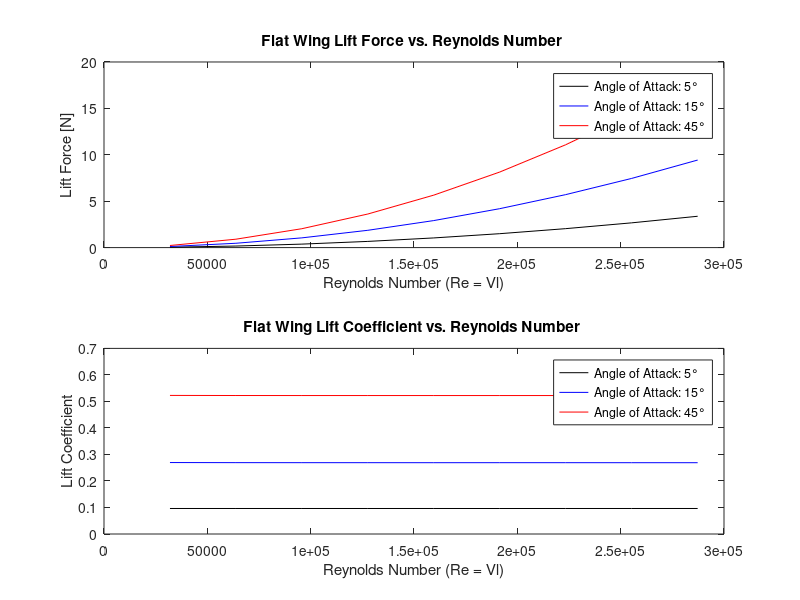
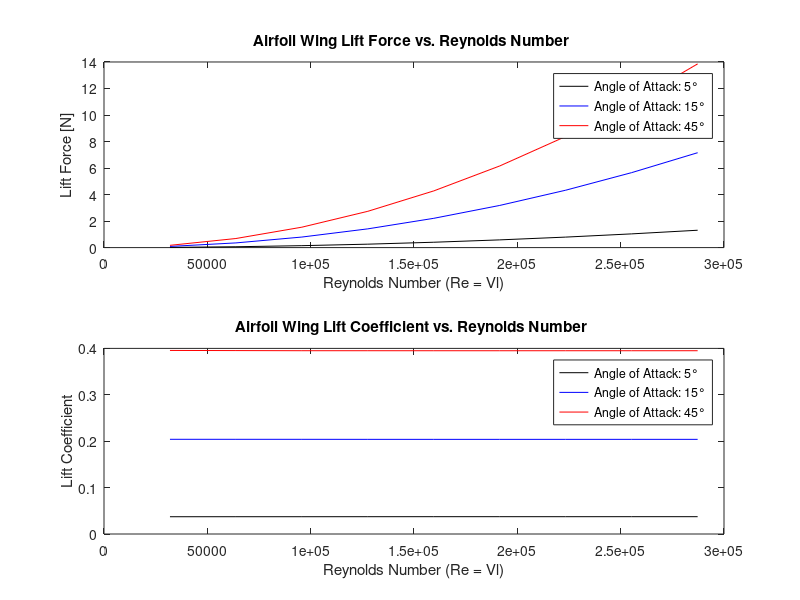

Here is the MATLAB script that generated these plots, in order:
% Wing plot

% use chord length for reynolds number characteristic length (straight line between leading and
% trailing edge)


% Get values
% Reynolds Numbers
FWR5 = [31916.43077 63832.86153 95749.2923 127665.7231 159582.1538 191498.5846 223415.0154 255331.4461 287247.8769];
FWR15 = [31916.43077 63832.86153 95749.2923 127665.7231 159582.1538 191498.5846 223415.0154 255331.4461 287247.8769];
FWR45 = [31916.43077 63832.86153 95749.2923 127665.7231 159582.1538 191498.5846 223415.0154 255331.4461 287247.8769];

% Wing Lift Forces: Get Directly from COMSOL
FWLF5 = [0.041682 0.1667 0.3751 0.66672 1.042 1.4993 2.0421 2.6673 3.3762];
FWLF15 = [0.11673 0.4663 1.0487 1.8642 2.9121 4.1942 5.7086 7.4546 9.434];
FWLF45 = [0.2264 0.90495 2.0357 3.619 5.6545 8.1424 11.083 14.475 18.319];

% Wing Lift Coefficients: Program COMSOL to compute these
FWC5 = [0.09622686693 0.09621070676 0.09621711953 0.09619916379 0.09622224974 0.09614657912 0.09621188462 0.09621431394 0.09622566988];
FWC15 = [0.2694823227 0.2691244905 0.269002648 0.2689802033 0.2689144083 0.2689641714 0.2689560573 0.2689008453 0.2688800929];
FWC45 = [0.5226659631 0.5222908163 0.522178593 0.5221753866 0.5221580721 0.5221529419 0.5221665527 0.5221393148 0.5221130403];

figure(1)
subplot(2, 1, 1);
plot(FWR5,FWLF5,'k');
hold on;
plot(FWR15,FWLF15,'b');
plot(FWR45,FWLF45,'r');
ylabel('Lift Force [N]');
xlabel('Reynolds Number (Re = Vl)');
legend('Angle of Attack: 5°','Angle of Attack: 15°','Angle of Attack: 45°');
title("Flat Wing Lift Force vs. Reynolds Number ");
hold off;

subplot(2, 1, 2);
plot(FWR5,FWC5,'k');
hold on;
plot(FWR15,FWC15,'b');
plot(FWR45,FWC45,'r');

ylabel('Lift Coefficient');
xlabel('Reynolds Number (Re = Vl)');
legend('Angle of Attack: 5°','Angle of Attack: 15°','Angle of Attack: 45°');
title("Flat Wing Lift Coefficient vs. Reynolds Number ");
hold off;


AFR5 = [31916.43077 63832.86153 95749.2923 127665.7231 159582.1538 191498.5846 223415.0154 255331.4461 287247.8769];
AFR15 = [31916.43077 63832.86153 95749.2923 127665.7231 159582.1538 191498.5846 223415.0154 255331.4461 287247.8769];
AFR45 = [31916.43077 63832.86153 95749.2923 127665.7231 159582.1538 191498.5846 223415.0154 255331.4461 287247.8769];

% Wing Lift Forces: Get Directly from COMSOL
AFLF5 = [0.01612 0.064547 0.14522 0.25845 0.40421 0.58204 0.79168 1.0348 1.3093];
AFLF15 = [0.088406 0.35358 0.79547 1.4137 2.2087 3.1805 4.3291 5.655 7.157];
AFLF45 = [0.17135 0.6849 1.5399 2.7375 4.277 6.1586 8.3828 10.949 13.858];

% Wing Lift Coefficients: Program COMSOL to compute these
AFC5 = [0.03721455532 0.03725322429 0.0372504668 0.03729102754 0.03732629133 0.03732485487 0.03729936086 0.03732709934 0.03731658953];
AFC15 = [0.2040936711 0.2040682765 0.2040464731 0.2039788185 0.2039597726 0.203957977 0.203962034 0.2039860328 0.2039829155];
AFC45 = [0.3955777949 0.3952892205 0.3950006461 0.3949862174 0.3949544742 0.3949365185 0.3949488205 0.3949501456 0.3949692948];

figure(2)
subplot(2, 1, 1);
plot(AFR5,AFLF5,'k');
hold on;
plot(AFR15,AFLF15,'b');
plot(AFR45,AFLF45,'r');
ylabel('Lift Force [N]');
xlabel('Reynolds Number (Re = Vl)');
legend('Angle of Attack: 5°','Angle of Attack: 15°','Angle of Attack: 45°');
title("Airfoil Wing Lift Force vs. Reynolds Number ");
hold off;

subplot(2, 1, 2);
plot(AFR5,AFC5,'k');
hold on;
plot(AFR15,AFC15,'b');
plot(AFR45,AFC45,'r');

ylabel('Lift Coefficient');
xlabel('Reynolds Number (Re = Vl)');
legend('Angle of Attack: 5°','Angle of Attack: 15°','Angle of Attack: 45°');
title("Airfoil Wing Lift Coefficient vs. Reynolds Number ");
hold off;
